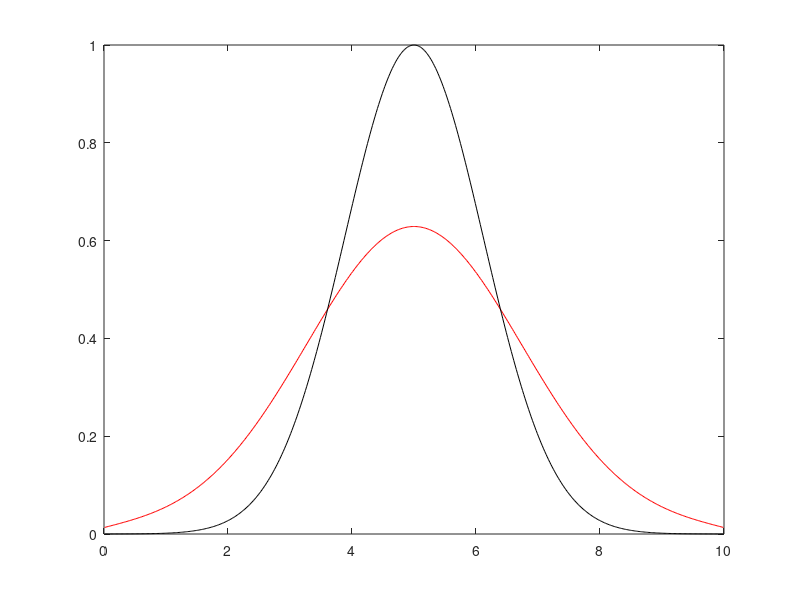
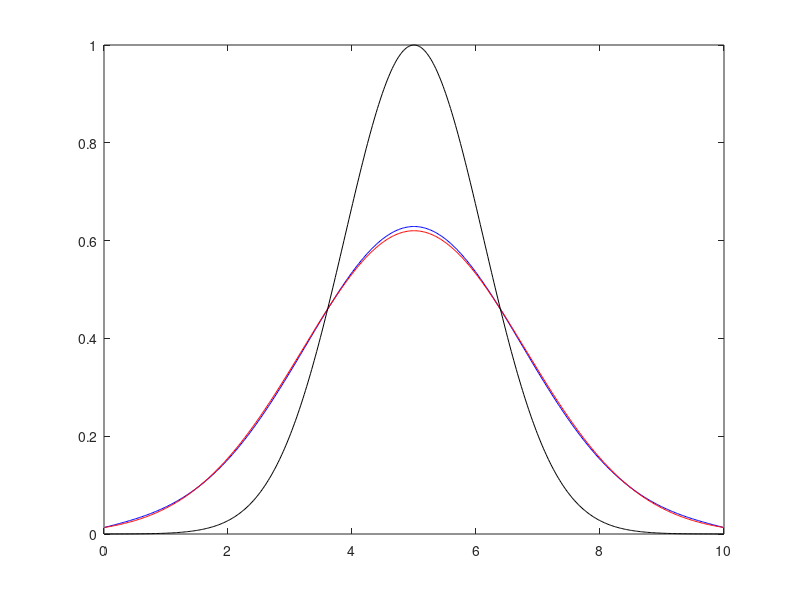

These figures' MATLAB source, in order:
% This is a matlab/octave script to solve 1D diffusion equation for its implicit solution by using 
% Pseudo-transient method. 
% It differs from Diff1D_implicit by adding the dampening of the dTdtau to 
% speed up the convergence! Only two line code is added but it become much faster! 7000 iteration Vs 700 iteration
% _2nd mean it is 2nd order convergence!

clear;clf

Lx  = 10;       %model length. used as the length scale
D   = 100;      %diffusion coefficient
nx  = 50*10;    %nx cell
dx  = Lx/nx;    %cell width
Imax= 100*nx;   %maximum iteration number
tsc = Lx*Lx/D;  %diffusion timescale
%Initiation 
t0 = Lx*Lx/D/160; %t0 for the analytical solution!
x  = linspace(0,Lx,nx+1);     % x coordinates for the grid/node 
xc = (x(1:end-1)+x(2:end))/2; % x coordinates at the center of the cell.
% staggered grid: velocity field is at x, while scalar field T is at xc. 
T  = zeros(1,nx);
a  = 0.5*Lx;
T0 = exp(-(xc-a).^2/4/D/t0); 
% Notice that boundary condition should depend on t in order to have the simple
%analytical solution. Here we choose t0 to make the boundary temperature close to 0.
%t00=s
Told = T0;
T    = T0;
Vx   = zeros(1,nx-1);  %Vx at the boundary is not included here! Otherwise it should be nx+1
f    = sin(xc); f(:)=0;% f=0 to compare with the analytical solution that has no heat source.
%Boundary condition
ttol = 1.6*t0 # As this script is slow. Lets compute a small ttol! 
Tana = sqrt(t0/(t0+ttol)).*exp(-(xc-a).^2/(4*D*(t0+ttol)));
T(1) = Tana(1);T(end)=Tana(end);
dTdtau1 = zeros(1,nx-2); % pseudo time derivative!
dTdtau2 = zeros(1,nx-2); % pseudo time derivative with dampening
cnt  = 200;
epsi = 1e-8; % accuracy for the convergence
ndim = 1;
dtc  = dx*dx/2/D/ndim;
CFL  = 0.9;
dtau = CFL*dtc; % pseudo timestep!
dt   = 500*dtc     % physical timestep, could be larger than dtau and be stable as it is implicit solution. 
itertol = 0;
time    = 0; 

residdT  = 1e5;
it       = 0;
damp     = 1-6*pi/nx;% 0.93 %0.991 %  WHL: does not work quite well with nx>=500.
kw       = 1;
A        = CFL*pi*pi*kw*kw/nx/nx/2;
damp     = 1-2*sqrt(dtau/dt+A); # work with both low and high nx (50-2000)
%WHL: This is the optimized dampening parameter I derived at 2Sep2024. It is faster than 1-6*pi/nx.
% The time ratio is dominant over A as A is very small! So one can simply use: 1-2*sqrt(dtau/dt)
% Try low nx to test the effect of A, +A converge much faster than -A when nx=50. So +A is correct!
dampening= 1;
%while (time<ttol*0.99 &&it<10000)
#while it<100
while time<0.99*ttol
%for it=1:100
       iter     = 0; 
       residdT  = 2*epsi;
%for iter=1:Imax
   while residdT>epsi && iter<Imax
          q        = -D*diff(T)/dx;    % dimension:nx-1
          dTdtau1   = -(T(2:nx-1)-Told(2:nx-1))/dt-diff(q)/dx; %dimension:nx-2. residual from Lesson2:Eq.2)
      if dampening == 0  %****dTdtau is used. simple and slow!
          T(2:nx-1) = T(2:nx-1) + dtau*dTdtau1;     %nx-2. Update T by pseudo time marching.  Lesson2:Eq.3)
      else               %****dTdtau2 contains the currect residual and the previous residual, which greatly speed up the convergence!
                         %The formulation can be derive with 2nd pseudo transient time derivative dT2dtau !
          dTdtau2    = dTdtau1 + damp*dTdtau2;  
          T(2:nx-1) = T(2:nx-1) + dtau*dTdtau2; % dTdtau is used 
      end
       residdT  = max(abs(dTdtau1)); %
       iter     = iter+1;
       if mod(iter,cnt)==0
          plot(xc,T,'r',xc,T0,'k');drawnow
         fprintf('Iteration %d, residdT=%7.3e\n',iter,residdT); 
       end   
    end
    it   = it+1;
    time = time+dt;  % update the physical time!
    Told = T;                % update the Told after one physical timestep.
    itertol = itertol+iter;
    fprintf('Step %d converged,residdT=%7.3e\n',it,residdT); 
end
%Tana=1/sqrt(4*(ttol+1/4)).*exp(-(xc-a).^2/(4*(ttol+1/4)));
% initial condition: T(x,t0)=exp(-x*x/(4*D*t0))  %Let:t0=0.1;
%analytical solution:T(x,t)=sqrt(t0/t)exp(-x*x/(4*D*t));
%Tana = sqrt(t0/(ttol)).*exp(-(xc-a).^2/(4*D*ttol));
Tana = sqrt(t0/(t0+time)).*exp(-(xc-a).^2/(4*D*(t0+time)));
figure();plot(xc,T,'b',xc,Tana,'r',xc,T0,'k')

fprintf('Total %d step are calculated.\n The physical time is =%3.1f, totel iteration is %d (%3.1f *nx), with dampeng=%d\n',it,time,itertol,itertol/nx,dampening); 

%Exercise1: 1. change t0 and see if the numerical solution still matches the analytical solution
%            2. change nx,dtau and see if it still produce reasonable results.
%            3. After finding out the numerical solution is correct, remove the analytical solution and use any initial boundary condition.
%            4. rewrite the code with another language, for example, julia and python. Notice matlab and julia counter from 1, while python counter from 0. 


% exercise for dampening.
% write an code to find out the optimized dampening parameters (damp) by testing damp from 0 to 1.
